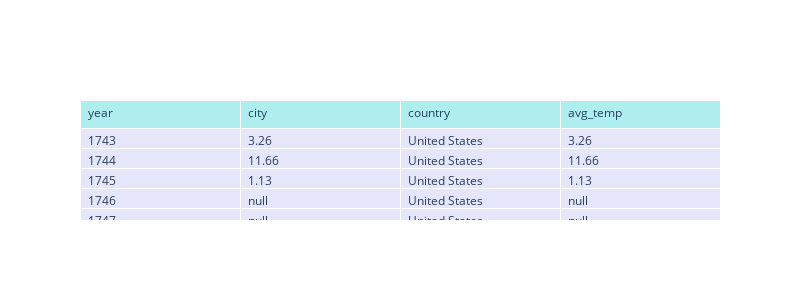

The notebook cell saved with this chart:
### Code cell
#New York City Average Temperature dataframe first 5 rows
df2 = city_avg_temp.head(5)
fig2 =  go.Figure(data=[go.Table(
    header=dict(values=list(df2.columns),
                fill_color='paleturquoise',
                align='left'),
    cells=dict(values=[df2.year, df2.avg_temp, df2.country, df2.avg_temp],
               fill_color='lavender',
               align='left'))
])
fig2.update_layout(width=800, height=300)
fig2.write_image("images/table_NYC_avg_temp.png")
fig2.show()

### Figure 1 — Plotly figure (JSON) as saved in the notebook; plotly's stock layout.template omitted (floating-point values rounded to 4 significant figures)
{"data": [{"cells": {"align": "left", "fill": {"color": "lavender"}, "values": [[1743, 1744, 1745, 1746, 1747], [3.26, 11.66, 1.13, null, null], ["United States", "United States", "United States", "United States", "United States"], [3.26, 11.66, 1.13, null, null]]}, "header": {"align": "left", "fill": {"color": "paleturquoise"}, "values": ["year", "city", "country", "avg_temp"]}, "type": "table"}], "layout": {"height": 300, "width": 800}}
